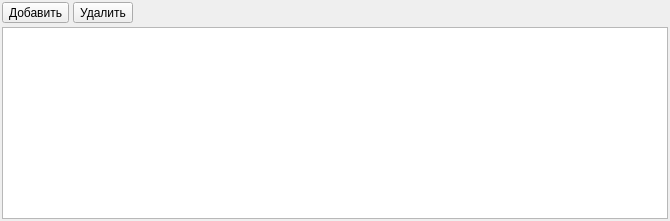
     <widget class="QWidget" name="pageSimilarGroups">
      <layout class="QGridLayout" name="gridLayout_7">
       <property name="leftMargin">
        <number>2</number>
       </property>
       <property name="topMargin">
        <number>2</number>
       </property>
       <property name="rightMargin">
        <number>2</number>
       </property>
       <property name="bottomMargin">
        <number>2</number>
       </property>
       <property name="spacing">
        <number>4</number>
       </property>
       <item row="0" column="0">
        <widget class="QToolButton" name="toolButtonAddSimilar">
         <property name="text">
          <string>Добавить</string>
         </property>
         <property name="icon">
          <iconset resource="../../res.qrc">
           <normaloff>:/32/icons/32x32/add.png</normaloff>:/32/icons/32x32/add.png</iconset>
         </property>
         <property name="iconSize">
          <size>
           <width>24</width>
           <height>24</height>
          </size>
         </property>
         <property name="toolButtonStyle">
          <enum>Qt::ToolButtonTextBesideIcon</enum>
         </property>
        </widget>
       </item>
       <item row="0" column="1">
        <widget class="QToolButton" name="toolButtonDelSimilar">
         <property name="text">
          <string>Удалить</string>
         </property>
         <property name="icon">
          <iconset resource="../../res.qrc">
           <normaloff>:/32/icons/32x32/delete.png</normaloff>:/32/icons/32x32/delete.png</iconset>
         </property>
         <property name="iconSize">
          <size>
           <width>24</width>
           <height>24</height>
          </size>
         </property>
        </widget>
       </item>
       <item row="0" column="2">
        <spacer name="horizontalSpacer_6">
         <property name="orientation">
          <enum>Qt::Horizontal</enum>
         </property>
         <property name="sizeHint" stdset="0">
          <size>
           <width>531</width>
           <height>20</height>
          </size>
         </property>
        </spacer>
       </item>
       <item row="1" column="0" colspan="3">
        <widget class="QTreeView" name="treeViewSimilarsGroups">
         <property name="rootIsDecorated">
          <bool>false</bool>
         </property>
        </widget>
       </item>
      </layout>
     </widget>
